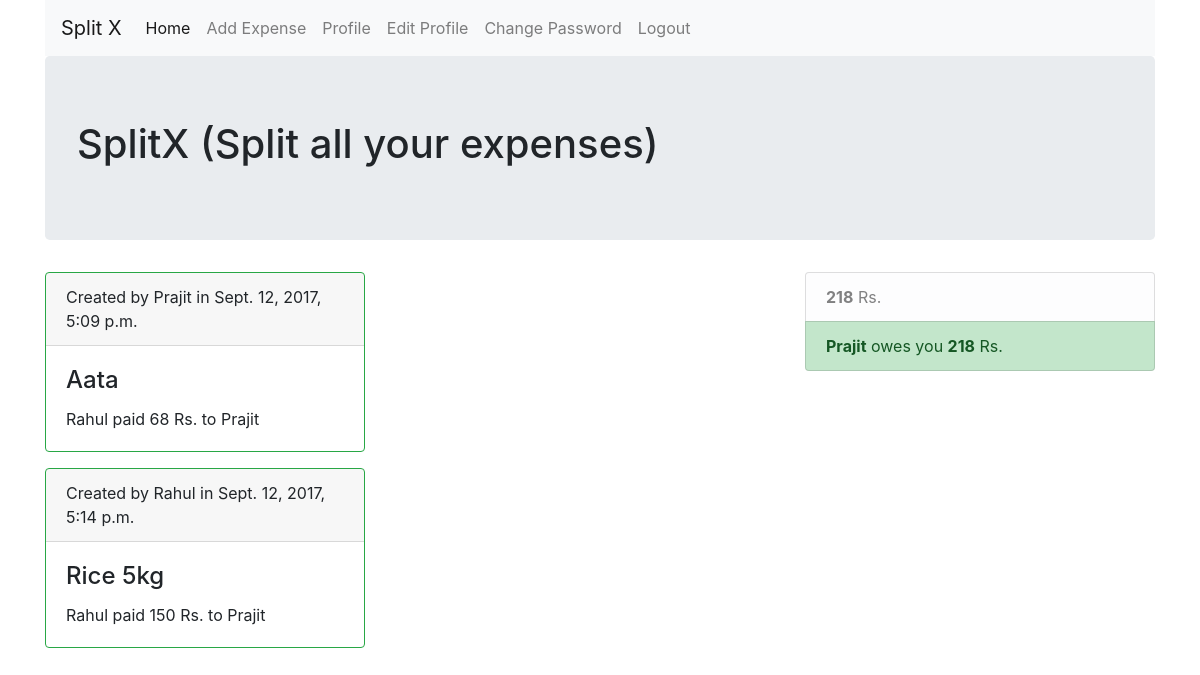
/splitx/ (signed in), run on an earlier commit of the app's database.
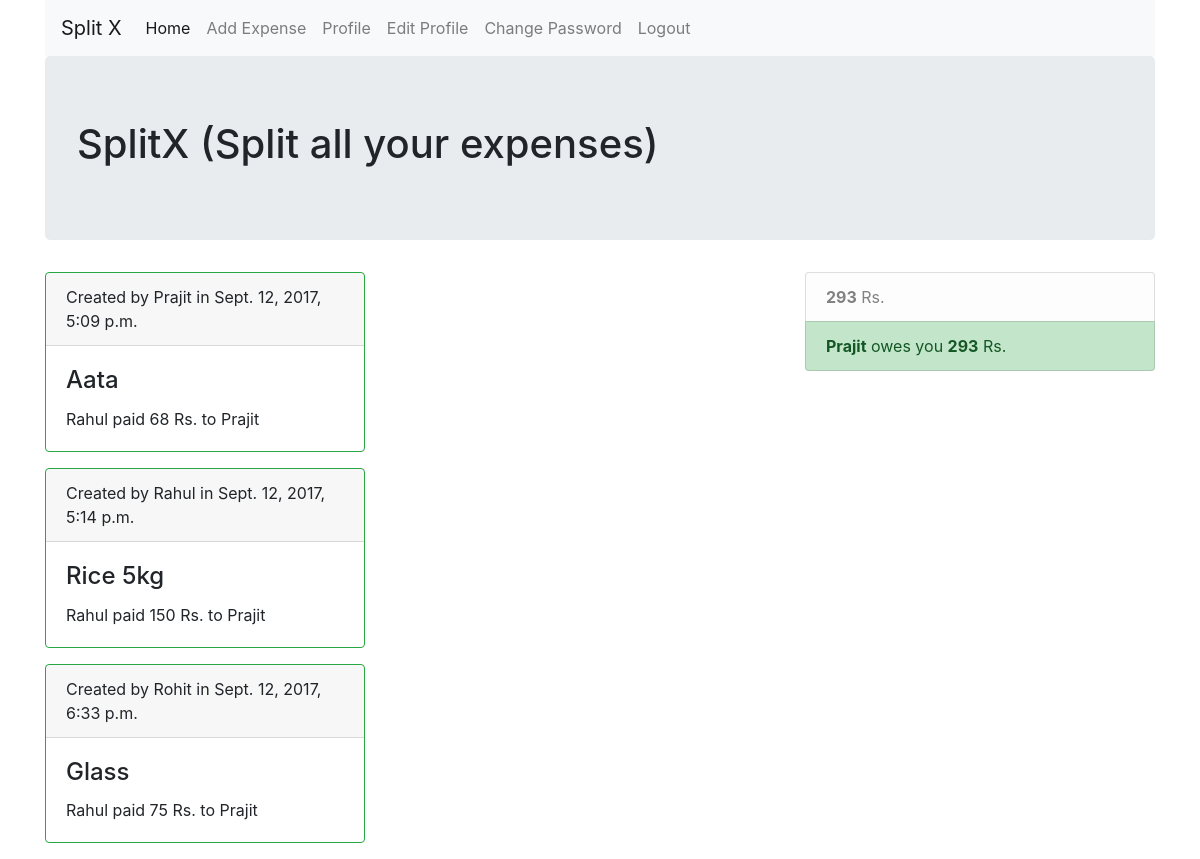
And on a later commit of the database.
### splitx/models.py (models this page shows)
class Transaction(models.Model):
    paid_by    = models.ForeignKey(User, related_name='paid_by')
    paid_to    = models.ForeignKey(User, related_name='paid_to')
    expense_id = models.ForeignKey(Expense)
    amount     = models.IntegerField()
    pub_date   = models.DateTimeField()

class Expense(models.Model):
    name       = models.CharField(max_length=100)
    cost       = models.IntegerField()
    created_by = models.ForeignKey(User)
    pub_date   = models.DateTimeField()

### splitx/views.py (the view)
def home(request):
    transactions = get_all_transactions_for_user(request.user)
    owe_to   = defaultdict(int)
    owe_from = defaultdict(int)
    total_owe_to   = 0
    total_owe_from = 0
    for transaction in transactions:
        if transaction.paid_by == request.user:
            owe_from[transaction.paid_to.first_name] += int(transaction.amount)
            total_owe_from += int(transaction.amount)
        else:
            owe_to[transaction.paid_by.first_name] += int(transaction.amount)
            total_owe_to += int(transaction.amount)
    balance = total_owe_to - total_owe_to
    return render(request, 'splitx/home.html', {\
            'transactions':   transactions,\
            'owe_to':         dict(owe_to),\
            'owe_from':       dict(owe_from),\
            'total_owe_to':   total_owe_to,\
            'total_owe_from': total_owe_from,\
            'balance':        balance,
            })

### splitx/views.py (called while the page is built)
def get_all_transactions_for_user(user):
    return Transaction.objects.all()\
            .order_by('-pub_date')\
            .filter( (Q(paid_by=user.id) | Q(paid_to=user.id)) & ~Q(paid_by = F('paid_to')) )

### splitx/templates/splitx/home.html (shortened to what this page needs)
{% extends 'base.html' %}
{% block body %}
    <div class="row">
        <div class="col">
        {% for instance in transactions %}
                <div class="card border-success mb-3" style="max-width: 20rem;">
                    <div class="card-header">Created by {{instance.expense_id.created_by.first_name}} in {{instance.expense_id.pub_date}}</div>
                  <div class="card-body">
                    <h4 class="card-title">{{instance.expense_id.name}}</h4>
                    <p class="card-text">{{instance.paid_by.first_name}} paid {{instance.amount}} Rs. to {{instance.paid_to.first_name}}</p>
                  </div>
                </div>
        {% endfor %}
        </div>
        <div class="col">
        </div>
        <div class="col">
            <ul class="list-group">
                {% if total_owe_from %}
                <li class="list-group-item list-group-item-light"><b>{{total_owe_from}}</b> Rs.</li>
                {% endif %}
                {% for key, value in owe_from.items %}
                <li class="list-group-item list-group-item-success"><b>{{key}}</b> owes you <b>{{value}}</b> Rs.</li>
                {% endfor %}
            </ul>
        </div>
    </div>
{% endblock %}

What changed in the data, as far as the page shows it:
added Transaction: expense_id.created_by.first_name "Rohit", expense_id.pub_date "Sept. 12, 2017, 6:33 p.m.", expense_id.name "Glass", paid_by.first_name "Rahul", amount "75", paid_to.first_name "Prajit"
Also different on the page:
{{ total_owe_from }}: "218" → "293"
new list line: "Prajit"
new list line: "owes you 293 Rs."
list line gone: "Prajit"
list line gone: "owes you 218 Rs."
